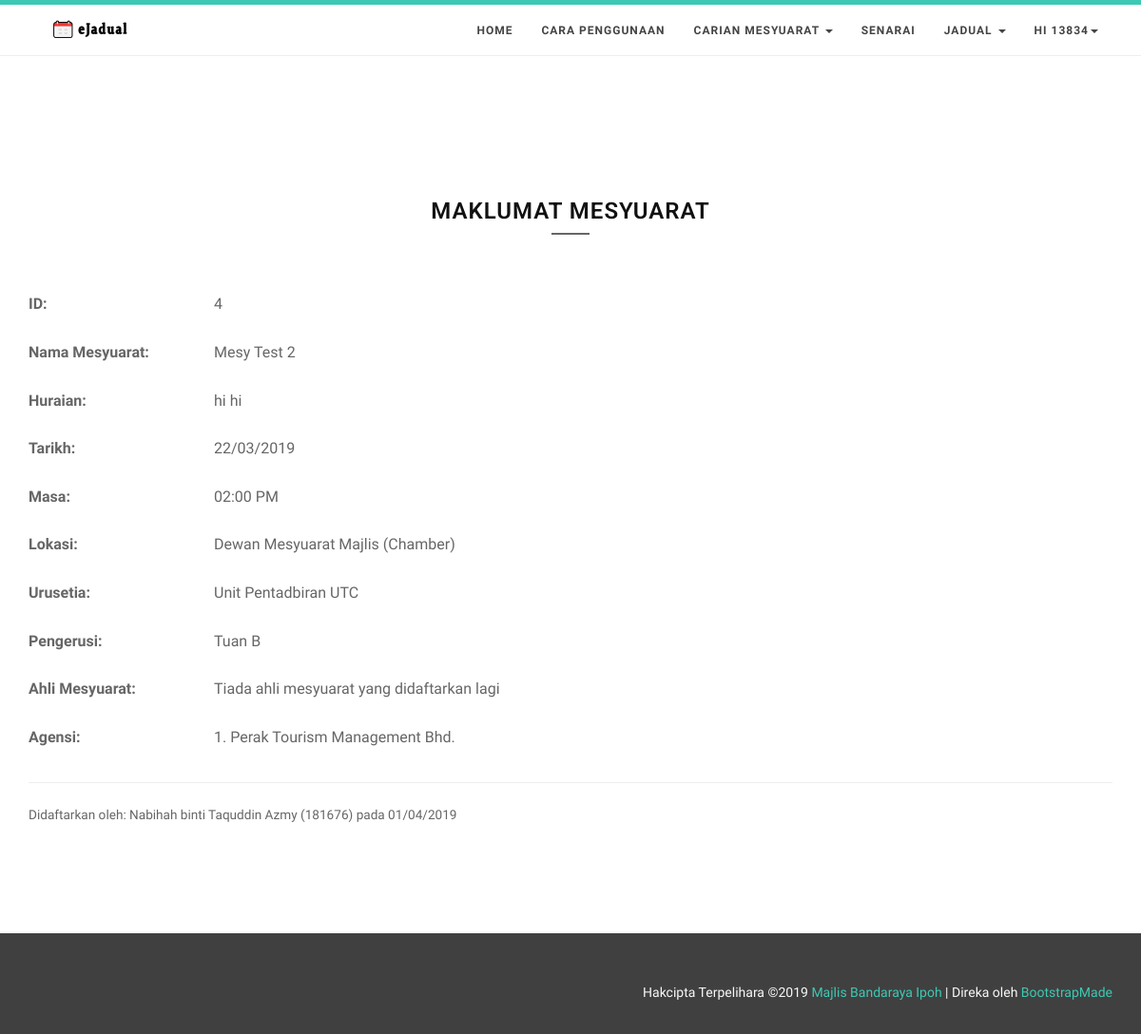
Screenshot of /lihatMesy.php?ID=4 (signed in) with the database file from the repository.
### tables this page shows
CREATE TABLE `users` (
  `id` int(11) NOT NULL,
  `user_id` int(11) NOT NULL,
  `user_name` varchar(191) NOT NULL,
  `user_email` varchar(40) NOT NULL,
  `user_pass` varchar(255) NOT NULL,
  `user_type` varchar(15) NOT NULL,
  `joining_date` timestamp NOT NULL DEFAULT CURRENT_TIMESTAMP,
  `incharge_bilik` varchar(15) DEFAULT NULL
);

CREATE TABLE `mesy` (
  `mesy_id` int(11) NOT NULL,
  `title` varchar(191) NOT NULL,
  `jab_id` varchar(15) NOT NULL,
  `mesy_pengerusi` varchar(191) NOT NULL,
  `mesy_ahli` varchar(191) NOT NULL,
  `mesy_lokasi` varchar(15) NOT NULL,
  `mesy_tarikh` date NOT NULL,
  `mesy_status` int(11) NOT NULL,
  `start` datetime NOT NULL,
  `end` datetime NOT NULL,
  `color` varchar(191) DEFAULT NULL,
  `textColor` varchar(191) DEFAULT NULL,
  `mesy_huraian` text,
  `agensi_id` varchar(15) DEFAULT NULL,
  `user_id` int(11) DEFAULT NULL,
  `mesy_bulan` varchar(15) DEFAULT NULL,
  `adding_date` timestamp NOT NULL DEFAULT CURRENT_TIMESTAMP
);

CREATE TABLE `bilik` (
  `id` int(11) NOT NULL,
  `bilik_id` varchar(15) NOT NULL,
  `bilik_nama` varchar(191) NOT NULL
);

CREATE TABLE `jab` (
  `id` int(11) NOT NULL,
  `jab_id` varchar(15) NOT NULL,
  `jab_nama` varchar(191) NOT NULL
);

CREATE TABLE `mesy_agensi` (
  `id` int(11) NOT NULL,
  `mesy_id` int(11) NOT NULL,
  `agensi_id` varchar(15) DEFAULT NULL,
  `agensi_status` int(11) NOT NULL
);

CREATE TABLE `agensi` (
  `id` int(11) NOT NULL,
  `agensi_id` varchar(15) NOT NULL,
  `agensi_nama` varchar(191) NOT NULL
);

### class.user.php (called while the page is built, shortened)
<?php
class USER
{
	private $conn;
	public function __construct()
	{
		$database = new Database();
		$db = $database->dbConnection();
		$this->conn = $db;
    }
	public function runQuery($sql)
	{
		$stmt = $this->conn->prepare($sql);
		return $stmt;
	}
}
?>

### lihatMesy.php (the view, shortened to what this page needs)
<?php
	require_once("class.user.php");
	$auth_user = new USER();
	$id = $_SESSION['user_session'];
	$stmt = $auth_user->runQuery("SELECT * FROM users WHERE id=:id");
	$stmt->execute(array(":id"=>$id));
	$userRow=$stmt->fetch(PDO::FETCH_ASSOC);
if (isset($_GET['ID'])) {
    include('connection.php');
    $ID = $_GET['ID'];
    $sql = "SELECT * FROM mesy
    WHERE mesy_id='$ID'";
    $statement = $conn->prepare($sql);
    $statement->execute(array(":mesy_id"=>$ID));
    $mesyRow=$statement->fetch(PDO::FETCH_ASSOC);
} else {
  header('Location: login.php');
}
?>
<?php include "head.php"; ?>
<body id="page-top" data-spy="scroll" data-target=".navbar-custom">
<?php include "headerhome.php"; ?>
<section id="profil" class="home-section color-dark bg-white">
    <div class="container marginbot-50">
      <div class="row">
        <div class="col-lg-8 col-lg-offset-2">
          <div class="animatedParent">
            <div class="section-heading text-center animated bounceInDown">
              <h2 class="h-bold">Maklumat Mesyuarat</h2>
              <div class="divider-header"></div>
            </div>
          </div>
        </div>
      </div>
    </div>
    <div class="container">
        <div class="row">
            <div class="form-group col-md-2">
            <label>ID:</label>
            </div>
            <div class="form-group col-md-7">
            <?php echo $mesyRow['mesy_id'];?>
            </div>
        </div>
        <div class="row">
            <div class="form-group col-md-2">
            <label>Nama Mesyuarat:</label>
            </div>
            <div class="form-group col-md-7">
            <?php echo $mesyRow['title']; ?>
            </div>
        </div>
        <div class="row">
            <div class="form-group col-md-2">
            <label>Huraian:</label>
            </div>
            <div class="form-group col-md-7">
            <?php echo $mesyRow['mesy_huraian']; ?>
            </div>
        </div>
        <div class="row">
            <div class="form-group col-md-2">
            <label>Tarikh:</label>
            </div>
            <div class="form-group col-md-7">
            <?php
            $mesy_tarikh = $mesyRow['mesy_tarikh'];
            $sql = $conn->query("SELECT DATE_FORMAT('$mesy_tarikh', '%d/%m/%Y') FROM mesy
            WHERE mesy_id='$ID'");
            $mesy_tarikh_new=$sql->fetchColumn();
            ?>
            <?php echo $mesy_tarikh_new; ?>
            </div>
        </div>
        <div class="row">
            <div class="form-group col-md-2">
            <label>Masa:</label>
            </div>
            <div class="form-group col-md-7">
            <?php
            $start=$mesyRow['start'];
            $sql = $conn->query("SELECT TIME_FORMAT('$start', '%h:%i %p') FROM mesy
            WHERE mesy_id='$ID'");
            $start_new=$sql->fetchColumn();
            ?>
            <?php echo $start_new; ?>
            </div>
        </div>
        <div class="row">
            <div class="form-group col-md-2">
            <label>Lokasi:</label>
            </div>
            <div class="form-group col-md-7">
            <?php
            $mesy_lokasi = $mesyRow['mesy_lokasi'];
            $sql = $conn->query("SELECT bilik_nama FROM bilik
            WHERE bilik_id='$mesy_lokasi'");
            $bilik_nama=$sql->fetchColumn();
            ?>
            <?php echo $bilik_nama; ?>
            </div>
        </div>
        <div class="row">
            <div class="form-group col-md-2">
            <label>Urusetia:</label>
            </div>
            <div class="form-group col-md-7">
            <?php
            $jab_id = $mesyRow['jab_id'];
            $sql = $conn->query("SELECT jab_nama FROM jab
            WHERE jab_id='$jab_id'");
            $jab_nama=$sql->fetchColumn();
            ?>
            <?php echo $jab_nama; ?>
            </div>
        </div>
        <div class="row">
            <div class="form-group col-md-2">
            <label>Pengerusi:</label>
            </div>
            <div class="form-group col-md-7">
            <?php echo $mesyRow['mesy_pengerusi']; ?>
            </div>
        </div>
        <div class="row">
            <div class="form-group col-md-2">
            <label>Ahli Mesyuarat:</label>
            </div>
            <div class="form-group col-md-7">
            <table>
            <?php
            if (isset($_GET['ID'])) {
                include('connection.php');
                $ID = $_GET['ID'];
                $sql = "SELECT * FROM mesy_ahli
                WHERE mesy_id='$ID'";
                $statement = $conn->prepare($sql);
                $statement->execute();
                $ahliRow=$statement->fetchAll(PDO::FETCH_ASSOC);
                if ($ahliRow && $statement->rowCount() > 0) {
                $counter = 1;
                foreach ($ahliRow as $row) {
                    $ahli_id = $row['ahli_id'];
                    $sql = $conn->query("SELECT ahli_nama FROM ahli
                    WHERE ahli_id='$ahli_id'");
                    $ahli_id_new=$sql->fetchColumn();
            ?>
                <tr>
                    <td><?php echo $counter; ?>. <?php echo $ahli_id_new; ?></td>
                </tr>
                <?php $counter++;
                }
                } else {
                    ?>
                <tr>
                    <td>Tiada ahli mesyuarat yang didaftarkan lagi</td>
                </tr>
            <?php
                }
            } else {
                ?>
            <tr>
                <td>Tidak dapat data</td>
            </tr>
            <?php } ?>
            </table>
            </div>
        </div>
        <div class="row">
            <div class="form-group col-md-2">
            <label>Agensi:</label>
            </div>
            <div class="form-group col-md-7">
            <table>
            <?php
            if (isset($_GET['ID'])) {
                include('connection.php');
                $ID = $_GET['ID'];
                $sql = "SELECT * FROM mesy_agensi
                WHERE mesy_id='$ID'";
                $statement = $conn->prepare($sql);
                $statement->execute();
                $agensiRow=$statement->fetchAll(PDO::FETCH_ASSOC);
                if ($agensiRow && $statement->rowCount() > 0) {
                $counter = 1;
                foreach ($agensiRow as $row) {
                    $agensi_id = $row['agensi_id'];
                    $sql = $conn->query("SELECT agensi_nama FROM agensi
                    WHERE agensi_id='$agensi_id'");
                    $agensi_id_new=$sql->fetchColumn();
            ?>
                <tr>
                    <td><?php echo $counter; ?>. <?php echo $agensi_id_new; ?></td>
                </tr>
                <?php $counter++;
                }
                } else {
                    ?>
                <tr>
                    <td>Tiada agensi yang didaftarkan lagi</td>
                </tr>
            <?php
                }
            } else {
                ?>
            <tr>
                <td>Tidak dapat data</td>
            </tr>
            <?php } ?>
            </table>
            </div>
        </div>
<hr>
<?php
            $user_id = $mesyRow['user_id'];
            $sql = $conn->query("SELECT user_name FROM users
            WHERE id='$user_id'");
            $user_nama=$sql->fetchColumn();
            $sql = $conn->query("SELECT user_id FROM users
            WHERE id='$user_id'");
            $pengguna_id=$sql->fetchColumn();
            $adding_date = $mesyRow['adding_date'];
            $sql = $conn->query("SELECT DATE_FORMAT('$adding_date', '%d/%m/%Y') FROM mesy
            WHERE mesy_id='$ID'");
            $adding_date_new=$sql->fetchColumn();
            ?>
<small>Didaftarkan oleh: <?php echo $user_nama; ?> (<?php echo $pengguna_id; ?>) pada <?php echo $adding_date_new; ?> <small>
    </div>
  </section>
  <footer>
    <div class="container">
      <div class="row">
        <div class="col-md-4">
        </div>
        <div class="col-md-8 text-right copyright">
          <div class="credits">
            Hakcipta Terpelihara &copy;<script>document.write(new Date().getFullYear());</script> <a href="http://www.mbi.gov.my/" target="_blank">Majlis Bandaraya Ipoh</a>
            | Direka oleh <a href="https://bootstrapmade.com/" target="_blank">BootstrapMade</a>
          </div>
        </div>
      </div>
    </div>
  </footer>
</body>
</html>

### headerhome.php (shortened to what this page needs)
<div id="navigation">
  <nav class="navbar navbar-custom" role="navigation" style="padding: 1px 0px;">
    <div class="container">
      <div class="row">
        <div class="col-md-2">
          <div class="site-logo">
            <a href="home.php" class="brand"><img src="img/logoeJ.png" style="width: 131px; height:20px" alt="" title="eJadual" /></a>
          </div>
        </div>
        <div class="col-md-10">
          <div class="collapse navbar-collapse" id="menu">
            <ul class="nav navbar-nav navbar-right">
              <li class="active"><a href="home.php#intro">Home</a></li>
              <li><a href="home.php#works">Cara Penggunaan</a></li>
              <li class="dropdown">
                    <a href="#" class="dropdown-toggle" data-toggle="dropdown" role="button" aria-haspopup="true" aria-expanded="false">Carian Mesyuarat <span class="caret"></span></a>
              </li>
              <li><a href="senarai.php">Senarai</a></li>
              <li class="dropdown">
                    <a href="#" class="dropdown-toggle" data-toggle="dropdown" role="button" aria-haspopup="true" aria-expanded="false">Jadual <span class="caret"></span></a>
              </li>
              <li class="dropdown">
                <a href="#" class="dropdown-toggle" data-toggle="dropdown" role="button" aria-haspopup="true" aria-expanded="false">
               Hi <?php echo $userRow['user_id']; ?><span class="caret"></span></a>
              </li>
            </ul>
          </div>
        </div>
      </div>
    </div>
  </nav>
</div>

### css/animations.css (style rules this page uses)
.animated { -webkit-animation-duration: 1s; animation-duration: 1s; -webkit-animation-fill-mode: both; animation-fill-mode: both; }
.bounceInRight, .bounceInLeft, .bounceInUp, .bounceInDown { opacity:0; -webkit-transform: translateX(400px); transform: translateX(400px); }
.bounceInDown.go { -webkit-animation-name: bounceInDown; animation-name: bounceInDown; }

### css/style.css (style rules this page uses)
* { padding:0; margin:0; }
body { width: 100%; height: 100%; font-family: 'Ek Mukta', sans-serif; font-weight: 300; color: #666; background-color: #fff; font-size: 16px; line-height: 1.6em; font-weight: 400; overflow-x: hidden; }
html { width: 100%; height: 100%; }
h2 { font-size: 36px; }
h1, h2, h3, h4, h5, h6 { margin: 0 0 30px; font-family: 'Roboto', sans-serif; font-weight: 400; color: #111; }
h1.h-bold,h2.h-bold,h3.h-bold ,h4.h-bold ,h5.h-bold ,h6.h-bold { font-weight: 600; }
a { color: #666; -webkit-transition: all .2s ease-in-out; -moz-transition: all .2s ease-in-out; transition: all .2s ease-in-out; }
.site-logo { margin-top: 10px; }
.site-logo a.brand { color: #111; text-transform: uppercase; font-size: 14px; font-family: 'Roboto', sans-serif; font-weight: 900; margin-top: 20px; }
#navigation { background:rgba(255, 255, 255, 0.8); z-index: 9999; width:100%; box-sizing:border-box; border-bottom: 1px solid #eee; box-shadow:0px 0px 20px rgba(0, 0, 0, 0.1); }
.navbar { margin-bottom: 0; }
.nav.navbar-nav { background-color: rgba(255,255,255,.6); }
.navbar-custom ul.nav li a { font-size: 12px; letter-spacing: 1px; color: #444; text-transform: uppercase; font-weight: 700; }
.navbar-custom .nav li a { -webkit-transition: background .3s ease-in-out; -moz-transition: background .3s ease-in-out; transition: background .3s ease-in-out; }
.navbar-custom .nav li a:hover, .navbar-custom .nav li a:focus, .navbar-custom .nav li.active { outline: 0; background-color: rgba(255,255,255,.2); }
hr { margin-top: 10px; }
.divider-header { display: block; width: 40px; height: 2px; margin: 0 auto; margin-bottom: 10px; }
.marginbot-50 { margin-bottom:50px !important; }
.home-section { padding-top: 150px; padding-bottom: 110px; display:block; position:relative; z-index:120; }
.section-heading h2 { font-size: 24px; letter-spacing: 1px; text-transform: uppercase; margin-bottom: 10px; }
.color-dark .section-heading h2 { color: #111; }
.color-dark .divider-header { background: #666; }
.bg-white { background: #fff; }
.form-group { margin-bottom: 20px; }
footer { background-color: #404040; }
footer { text-align: center; padding: 50px 0 30px ; }
footer .copyright { color: #f8f8f8; font-size: 14px; }
@media (min-width:767px) { .navbar { padding: 20px 0; border-bottom: 0; letter-spacing: 1px; background: 0 0; -webkit-transition: background .5s ease-in-out,padding .5s ease-in-out; -moz-transition: background .5s ease-in-out,padding .5s ease-in-out; transition: background .5s ease-in-out,padding .5s ease-in-out; } }
section { overflow: hidden !important; }

### color/default.css (style rules this page uses)
#navigation { border-top: 5px solid #3dc9b3; }
a,.tp-caption a.btn:hover { color: #3dc9b3; }

### rows the page displays
users: user "13834"
mesy: mesy_id "4", title "Mesy Test 2", mesy_huraian "hi hi", mesy_pengerusi "Tuan B"
bilik: bilik_nama "Dewan Mesyuarat Majlis (Chamber)"
jab: jab_nama "Unit Pentadbiran UTC"
mesy_agensi: agensi.agensi_nama "Perak Tourism Management Bhd."
users: user_name "Nabihah binti Taquddin Azmy", user "181676"

### other values shown
$mesy_tarikh_new "22/03/2019"
$start_new "02:00 PM"
$adding_date_new "01/04/2019"
